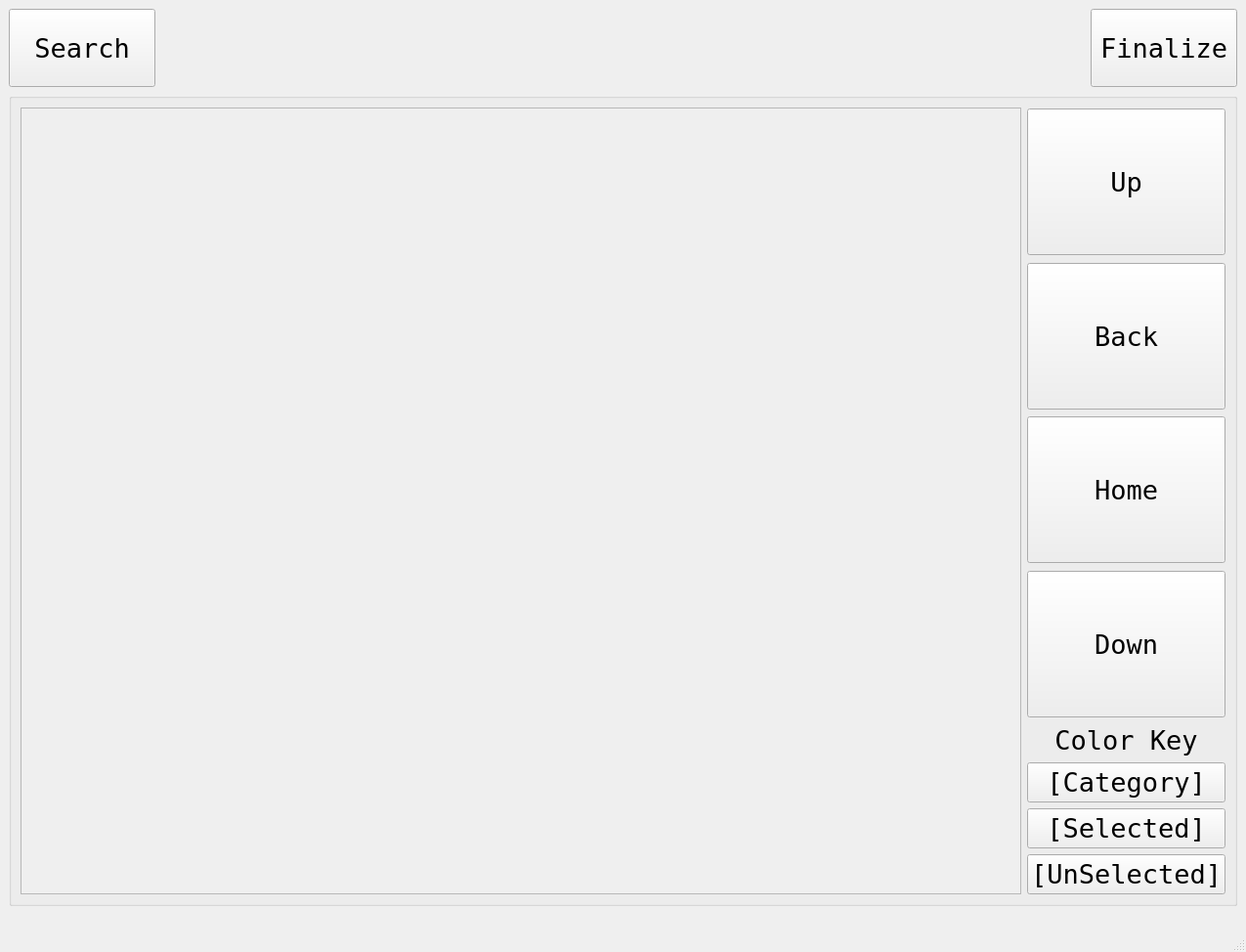
<?xml version="1.0" encoding="UTF-8"?>
<ui version="4.0">
 <class>CatItems</class>
 <widget class="QMainWindow" name="CatItems">
  <property name="geometry">
   <rect>
    <x>0</x>
    <y>0</y>
    <width>1275</width>
    <height>974</height>
   </rect>
  </property>
  <property name="font">
   <font>
    <family>Terminal</family>
    <pointsize>20</pointsize>
   </font>
  </property>
  <property name="windowTitle">
   <string>EquipIT-Categories</string>
  </property>
  <widget class="QWidget" name="centralwidget">
   <layout class="QVBoxLayout" name="verticalLayout_2">
    <item>
     <layout class="QHBoxLayout" name="horizontalLayout_2">
      <item>
       <widget class="QPushButton" name="searchButton">
        <property name="minimumSize">
         <size>
          <width>150</width>
          <height>80</height>
         </size>
        </property>
        <property name="text">
         <string>Search</string>
        </property>
       </widget>
      </item>
      <item>
       <spacer name="horizontalSpacer_2">
        <property name="orientation">
         <enum>Qt::Horizontal</enum>
        </property>
        <property name="sizeHint" stdset="0">
         <size>
          <width>40</width>
          <height>20</height>
         </size>
        </property>
       </spacer>
      </item>
      <item>
       <widget class="QLabel" name="infoLabel">
        <property name="minimumSize">
         <size>
          <width>600</width>
          <height>0</height>
         </size>
        </property>
        <property name="text">
         <string/>
        </property>
        <property name="alignment">
         <set>Qt::AlignCenter</set>
        </property>
       </widget>
      </item>
      <item>
       <spacer name="horizontalSpacer">
        <property name="orientation">
         <enum>Qt::Horizontal</enum>
        </property>
        <property name="sizeHint" stdset="0">
         <size>
          <width>40</width>
          <height>20</height>
         </size>
        </property>
       </spacer>
      </item>
      <item>
       <widget class="QPushButton" name="finalizeButton">
        <property name="minimumSize">
         <size>
          <width>150</width>
          <height>80</height>
         </size>
        </property>
        <property name="text">
         <string>Finalize</string>
        </property>
       </widget>
      </item>
     </layout>
    </item>
    <item>
     <widget class="QGroupBox" name="groupBox">
      <property name="title">
       <string/>
      </property>
      <layout class="QHBoxLayout" name="horizontalLayout">
       <item>
        <widget class="QScrollArea" name="scrollArea">
         <property name="widgetResizable">
          <bool>true</bool>
         </property>
         <widget class="QWidget" name="scrollAreaWidgetContents">
          <property name="geometry">
           <rect>
            <x>0</x>
            <y>0</y>
            <width>1027</width>
            <height>787</height>
           </rect>
          </property>
          <layout class="QVBoxLayout" name="verticalLayout_3">
           <item>
            <layout class="QGridLayout" name="gridLayout"/>
           </item>
          </layout>
         </widget>
        </widget>
       </item>
       <item>
        <layout class="QVBoxLayout" name="verticalLayout">
         <item>
          <spacer name="verticalSpacer">
           <property name="orientation">
            <enum>Qt::Vertical</enum>
           </property>
           <property name="sizeHint" stdset="0">
            <size>
             <width>20</width>
             <height>40</height>
            </size>
           </property>
          </spacer>
         </item>
         <item>
          <widget class="QPushButton" name="upButton">
           <property name="minimumSize">
            <size>
             <width>200</width>
             <height>150</height>
            </size>
           </property>
           <property name="text">
            <string>Up</string>
           </property>
          </widget>
         </item>
         <item>
          <spacer name="verticalSpacer_2">
           <property name="orientation">
            <enum>Qt::Vertical</enum>
           </property>
           <property name="sizeHint" stdset="0">
            <size>
             <width>20</width>
             <height>40</height>
            </size>
           </property>
          </spacer>
         </item>
         <item>
          <widget class="QPushButton" name="backButton">
           <property name="minimumSize">
            <size>
             <width>200</width>
             <height>150</height>
            </size>
           </property>
           <property name="text">
            <string>Back</string>
           </property>
          </widget>
         </item>
         <item>
          <spacer name="verticalSpacer_5">
           <property name="orientation">
            <enum>Qt::Vertical</enum>
           </property>
           <property name="sizeHint" stdset="0">
            <size>
             <width>20</width>
             <height>40</height>
            </size>
           </property>
          </spacer>
         </item>
         <item>
          <widget class="QPushButton" name="homeButton">
           <property name="minimumSize">
            <size>
             <width>200</width>
             <height>150</height>
            </size>
           </property>
           <property name="text">
            <string>Home</string>
           </property>
          </widget>
         </item>
         <item>
          <spacer name="verticalSpacer_4">
           <property name="orientation">
            <enum>Qt::Vertical</enum>
           </property>
           <property name="sizeHint" stdset="0">
            <size>
             <width>20</width>
             <height>40</height>
            </size>
           </property>
          </spacer>
         </item>
         <item>
          <widget class="QPushButton" name="downButton">
           <property name="minimumSize">
            <size>
             <width>200</width>
             <height>150</height>
            </size>
           </property>
           <property name="text">
            <string>Down</string>
           </property>
          </widget>
         </item>
         <item>
          <spacer name="verticalSpacer_3">
           <property name="orientation">
            <enum>Qt::Vertical</enum>
           </property>
           <property name="sizeHint" stdset="0">
            <size>
             <width>20</width>
             <height>40</height>
            </size>
           </property>
          </spacer>
         </item>
         <item>
          <widget class="QLabel" name="label">
           <property name="text">
            <string>Color Key</string>
           </property>
           <property name="alignment">
            <set>Qt::AlignCenter</set>
           </property>
          </widget>
         </item>
         <item>
          <widget class="QPushButton" name="catExamp">
           <property name="text">
            <string>[Category]</string>
           </property>
          </widget>
         </item>
         <item>
          <widget class="QPushButton" name="selExamp">
           <property name="text">
            <string>[Selected]</string>
           </property>
          </widget>
         </item>
         <item>
          <widget class="QPushButton" name="unselExamp">
           <property name="text">
            <string>[UnSelected]</string>
           </property>
          </widget>
         </item>
        </layout>
       </item>
      </layout>
     </widget>
    </item>
   </layout>
  </widget>
  <widget class="QMenuBar" name="menubar">
   <property name="geometry">
    <rect>
     <x>0</x>
     <y>0</y>
     <width>1275</width>
     <height>30</height>
    </rect>
   </property>
  </widget>
  <widget class="QStatusBar" name="statusbar"/>
 </widget>
 <resources/>
 <connections/>
</ui>
